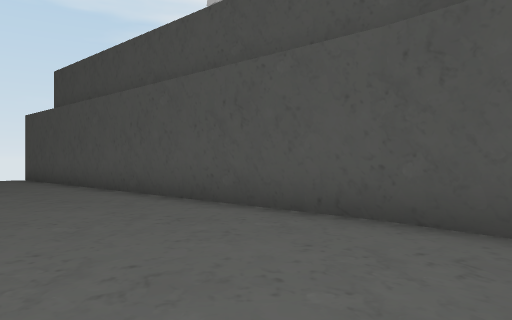
[1] (above)

15 first-person views from a walk through a Unity game level. The camera is 1.4 m above the floor, looks level and sees 70° across. The floor is counted in squares, 2 m on a side. Each view is taken from the middle of a square. On the plan, view 1 faces up. The plan holds only what a view shows up to about 11 squares ahead; the rest is blank. The place goes on beyond the plan. The player character is not drawn. Door leaves are left out, so doorways stand open. Some surface patterns are stand-ins.

[2]
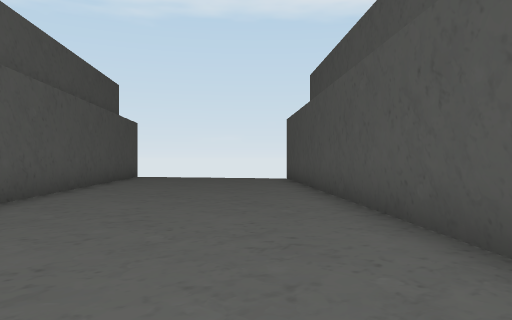

[3]
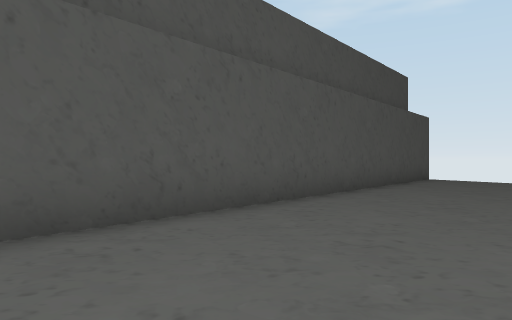

[4]
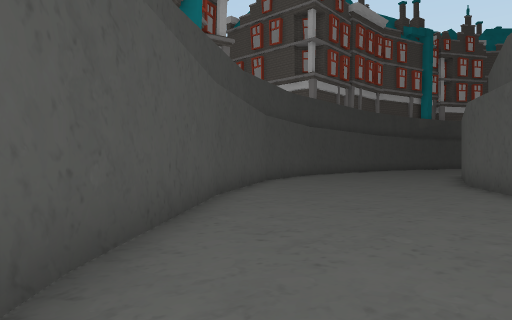

[5]
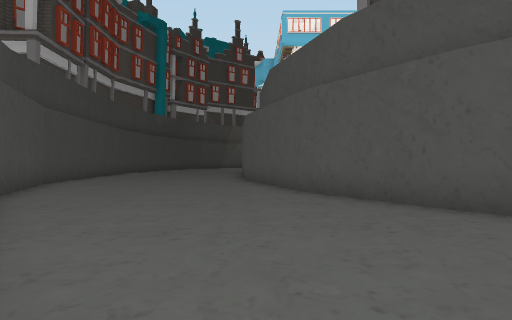

[6]
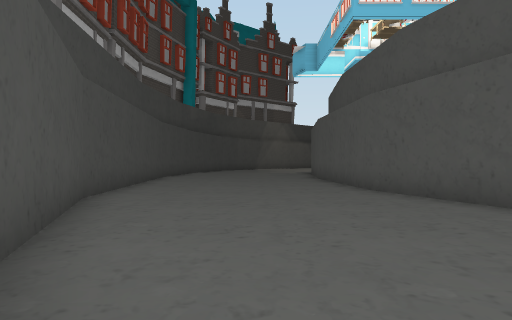

[7]
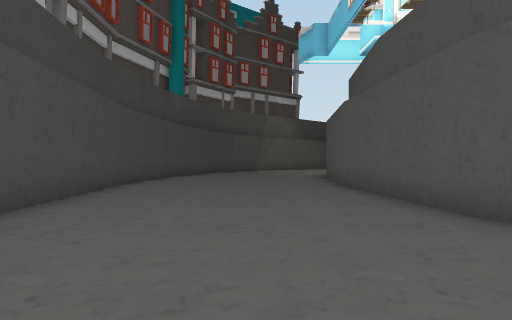

[8]
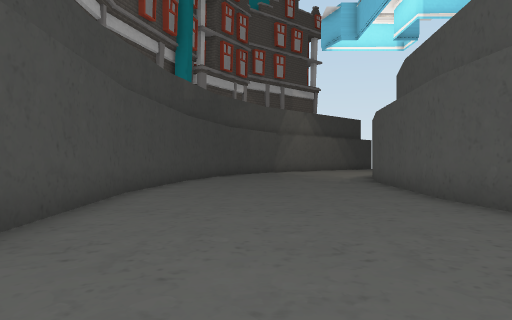

[9]
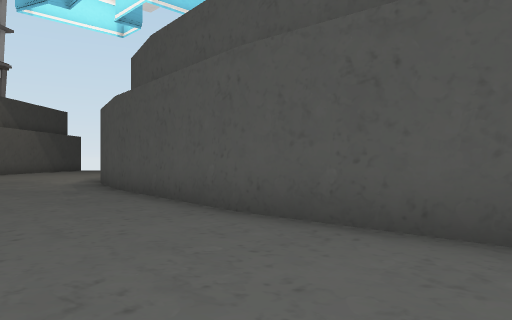

[10]
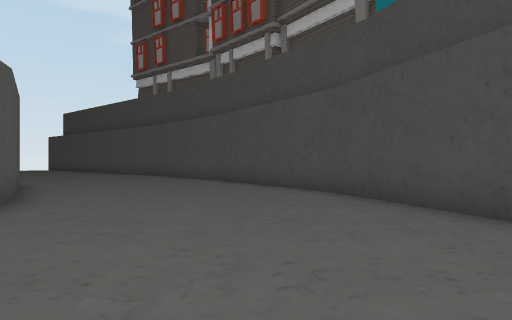

[11]
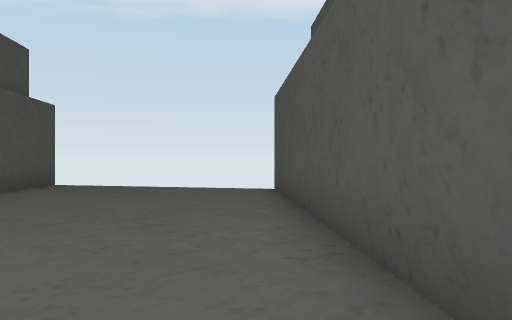

[12]
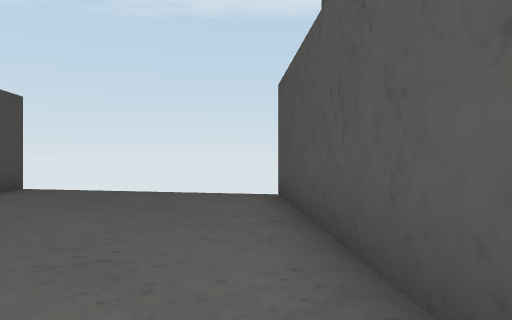

[13]
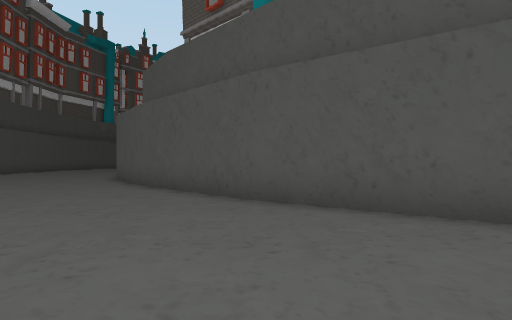

[14]
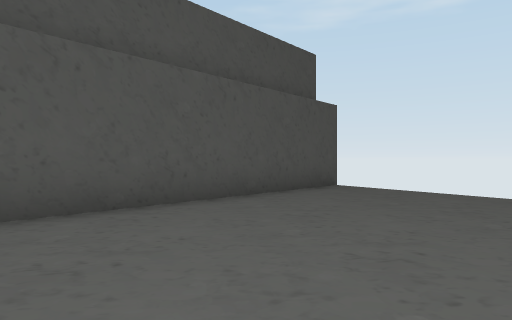

[15]
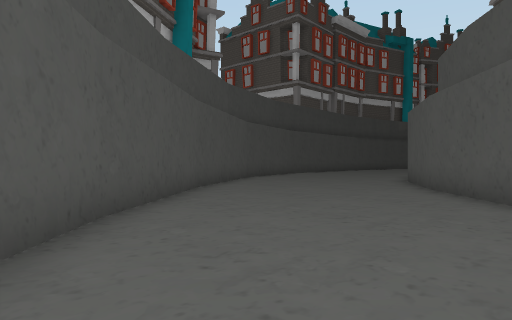

### Floor plan
Points are (right, up) in squares from view 1. A wall is a line through its corners. A room is listed if a view was taken in it or the views show most of it. See-through windows are left out.
Room 1 (views 1, 2, 3, 4, 5, 6, 7, 8, 9, 10, 11, 12, 13, 14, 15)
walls: (0.2, -3.1) (1.9, -5.8) (3.4, -10.6); (4.7, 0.4) (1.4, 4.2); (-3, 0.7) (0.3, -3.2); (7.6, -4.1) (4.6, 0.5); (3.3, -10.5) (3.7, -15.7); (1.5, 4.2) (-7.9, 12.6); (3.7, -15.6) (3.2, -20.6); (9.5, -20) (9.8, -16.8) (9.2, -8.7) (7.6, -4); (-13.3, 9.3) (-2.9, 0.6)
ways out: gap at (-8, 13)

Positions as (right, up) in squares from view 1, and headings:
1: (0, 0), facing up
2: (1, 2), facing up-left
3: (0, 3), facing left
4: (-1, 5), facing down-right
5: (3, 2), facing down
6: (6, -2), facing down
7: (6, -6), facing down
8: (7, -9), facing down
9: (7, -12), facing down-left
10: (6, -12), facing up
11: (-2, 6), facing up-left
12: (-3, 7), facing up-left
13: (-3, 7), facing down
14: (-3, 7), facing left
15: (-3, 6), facing down-right
